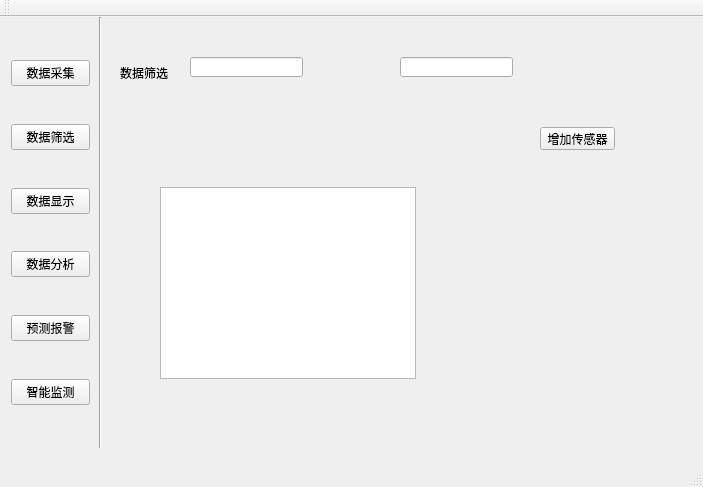
<?xml version="1.0" encoding="UTF-8"?>
<ui version="4.0">
 <class>MainWindow</class>
 <widget class="QMainWindow" name="MainWindow">
  <property name="geometry">
   <rect>
    <x>0</x>
    <y>0</y>
    <width>703</width>
    <height>487</height>
   </rect>
  </property>
  <property name="windowTitle">
   <string>MainWindow</string>
  </property>
  <widget class="QWidget" name="centralWidget">
   <widget class="QWidget" name="widget" native="true">
    <property name="geometry">
     <rect>
      <x>0</x>
      <y>0</y>
      <width>701</width>
      <height>431</height>
     </rect>
    </property>
    <widget class="QWidget" name="verticalLayoutWidget">
     <property name="geometry">
      <rect>
       <x>0</x>
       <y>0</y>
       <width>101</width>
       <height>431</height>
      </rect>
     </property>
     <layout class="QVBoxLayout" name="verticalLayout">
      <item>
       <spacer name="verticalSpacer">
        <property name="orientation">
         <enum>Qt::Vertical</enum>
        </property>
        <property name="sizeHint" stdset="0">
         <size>
          <width>20</width>
          <height>40</height>
         </size>
        </property>
       </spacer>
      </item>
      <item>
       <widget class="QPushButton" name="pushButton_4">
        <property name="text">
         <string>数据采集</string>
        </property>
       </widget>
      </item>
      <item>
       <spacer name="verticalSpacer_7">
        <property name="orientation">
         <enum>Qt::Vertical</enum>
        </property>
        <property name="sizeHint" stdset="0">
         <size>
          <width>20</width>
          <height>40</height>
         </size>
        </property>
       </spacer>
      </item>
      <item>
       <widget class="QPushButton" name="selectButton">
        <property name="text">
         <string>数据筛选</string>
        </property>
       </widget>
      </item>
      <item>
       <spacer name="verticalSpacer_8">
        <property name="orientation">
         <enum>Qt::Vertical</enum>
        </property>
        <property name="sizeHint" stdset="0">
         <size>
          <width>20</width>
          <height>40</height>
         </size>
        </property>
       </spacer>
      </item>
      <item>
       <widget class="QPushButton" name="showButton">
        <property name="text">
         <string>数据显示</string>
        </property>
       </widget>
      </item>
      <item>
       <spacer name="verticalSpacer_3">
        <property name="orientation">
         <enum>Qt::Vertical</enum>
        </property>
        <property name="sizeHint" stdset="0">
         <size>
          <width>20</width>
          <height>40</height>
         </size>
        </property>
       </spacer>
      </item>
      <item>
       <widget class="QPushButton" name="pushButton">
        <property name="text">
         <string>数据分析</string>
        </property>
       </widget>
      </item>
      <item>
       <spacer name="verticalSpacer_4">
        <property name="orientation">
         <enum>Qt::Vertical</enum>
        </property>
        <property name="sizeHint" stdset="0">
         <size>
          <width>20</width>
          <height>40</height>
         </size>
        </property>
       </spacer>
      </item>
      <item>
       <widget class="QPushButton" name="pushButton_5">
        <property name="text">
         <string>预测报警</string>
        </property>
       </widget>
      </item>
      <item>
       <spacer name="verticalSpacer_5">
        <property name="orientation">
         <enum>Qt::Vertical</enum>
        </property>
        <property name="sizeHint" stdset="0">
         <size>
          <width>20</width>
          <height>40</height>
         </size>
        </property>
       </spacer>
      </item>
      <item>
       <widget class="QPushButton" name="pushButton_6">
        <property name="text">
         <string>智能监测</string>
        </property>
       </widget>
      </item>
      <item>
       <spacer name="verticalSpacer_2">
        <property name="orientation">
         <enum>Qt::Vertical</enum>
        </property>
        <property name="sizeHint" stdset="0">
         <size>
          <width>20</width>
          <height>40</height>
         </size>
        </property>
       </spacer>
      </item>
     </layout>
    </widget>
    <widget class="Line" name="line">
     <property name="geometry">
      <rect>
       <x>90</x>
       <y>0</y>
       <width>20</width>
       <height>431</height>
      </rect>
     </property>
     <property name="orientation">
      <enum>Qt::Vertical</enum>
     </property>
    </widget>
    <widget class="QStackedWidget" name="stackedWidget">
     <property name="geometry">
      <rect>
       <x>100</x>
       <y>0</y>
       <width>591</width>
       <height>431</height>
      </rect>
     </property>
     <property name="currentIndex">
      <number>1</number>
     </property>
     <widget class="QWidget" name="caijiPage">
      <widget class="QLabel" name="label">
       <property name="geometry">
        <rect>
         <x>10</x>
         <y>10</y>
         <width>131</width>
         <height>16</height>
        </rect>
       </property>
       <property name="text">
        <string>数据采集</string>
       </property>
      </widget>
     </widget>
     <widget class="QWidget" name="selecPage">
      <widget class="QLabel" name="label_2">
       <property name="geometry">
        <rect>
         <x>20</x>
         <y>50</y>
         <width>54</width>
         <height>12</height>
        </rect>
       </property>
       <property name="text">
        <string>数据筛选</string>
       </property>
      </widget>
      <widget class="QTableView" name="tableView">
       <property name="geometry">
        <rect>
         <x>60</x>
         <y>170</y>
         <width>256</width>
         <height>192</height>
        </rect>
       </property>
      </widget>
      <widget class="QLineEdit" name="lineEdit">
       <property name="geometry">
        <rect>
         <x>90</x>
         <y>40</y>
         <width>113</width>
         <height>20</height>
        </rect>
       </property>
      </widget>
      <widget class="QLineEdit" name="lineEdit_2">
       <property name="geometry">
        <rect>
         <x>300</x>
         <y>40</y>
         <width>113</width>
         <height>20</height>
        </rect>
       </property>
      </widget>
      <widget class="QPushButton" name="pushButton_2">
       <property name="geometry">
        <rect>
         <x>440</x>
         <y>110</y>
         <width>75</width>
         <height>23</height>
        </rect>
       </property>
       <property name="text">
        <string>增加传感器</string>
       </property>
      </widget>
     </widget>
     <widget class="QWidget" name="chartPage">
      <widget class="QLabel" name="label_3">
       <property name="geometry">
        <rect>
         <x>40</x>
         <y>30</y>
         <width>54</width>
         <height>12</height>
        </rect>
       </property>
       <property name="text">
        <string>数据显示</string>
       </property>
      </widget>
     </widget>
    </widget>
   </widget>
  </widget>
  <widget class="QMenuBar" name="menuBar">
   <property name="geometry">
    <rect>
     <x>0</x>
     <y>0</y>
     <width>703</width>
     <height>23</height>
    </rect>
   </property>
  </widget>
  <widget class="QToolBar" name="mainToolBar">
   <attribute name="toolBarArea">
    <enum>TopToolBarArea</enum>
   </attribute>
   <attribute name="toolBarBreak">
    <bool>false</bool>
   </attribute>
  </widget>
  <widget class="QStatusBar" name="statusBar"/>
 </widget>
 <layoutdefault spacing="6" margin="11"/>
 <resources/>
 <connections/>
</ui>
